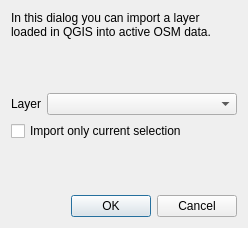
<ui version="4.0" >
 <class>OsmImportDlg</class>
 <widget class="QDialog" name="OsmImportDlg" >
  <property name="windowModality" >
   <enum>Qt::ApplicationModal</enum>
  </property>
  <property name="geometry" >
   <rect>
    <x>0</x>
    <y>0</y>
    <width>248</width>
    <height>228</height>
   </rect>
  </property>
  <property name="windowTitle" >
   <string>Import data to OSM</string>
  </property>
  <property name="modal" >
   <bool>true</bool>
  </property>
  <layout class="QVBoxLayout" >
   <item>
    <widget class="QLabel" name="label" >
     <property name="text" >
      <string>In this dialog you can import a layer loaded in QGIS into active OSM data.</string>
     </property>
     <property name="wordWrap" >
      <bool>true</bool>
     </property>
    </widget>
   </item>
   <item>
    <spacer>
     <property name="orientation" >
      <enum>Qt::Vertical</enum>
     </property>
     <property name="sizeHint" >
      <size>
       <width>20</width>
       <height>29</height>
      </size>
     </property>
    </spacer>
   </item>
   <item>
    <layout class="QHBoxLayout" >
     <item>
      <widget class="QLabel" name="label_2" >
       <property name="text" >
        <string>Layer</string>
       </property>
      </widget>
     </item>
     <item>
      <widget class="QComboBox" name="cboLayer" >
       <property name="sizePolicy" >
        <sizepolicy vsizetype="Fixed" hsizetype="Expanding" >
         <horstretch>0</horstretch>
         <verstretch>0</verstretch>
        </sizepolicy>
       </property>
      </widget>
     </item>
    </layout>
   </item>
   <item>
    <widget class="QCheckBox" name="chkOnlySelection" >
     <property name="text" >
      <string>Import only current selection</string>
     </property>
    </widget>
   </item>
   <item>
    <spacer>
     <property name="orientation" >
      <enum>Qt::Vertical</enum>
     </property>
     <property name="sizeHint" >
      <size>
       <width>20</width>
       <height>40</height>
      </size>
     </property>
    </spacer>
   </item>
   <item>
    <widget class="QDialogButtonBox" name="buttonBox" >
     <property name="orientation" >
      <enum>Qt::Horizontal</enum>
     </property>
     <property name="standardButtons" >
      <set>QDialogButtonBox::Cancel|QDialogButtonBox::NoButton|QDialogButtonBox::Ok</set>
     </property>
    </widget>
   </item>
  </layout>
 </widget>
 <tabstops>
  <tabstop>cboLayer</tabstop>
  <tabstop>chkOnlySelection</tabstop>
  <tabstop>buttonBox</tabstop>
 </tabstops>
 <resources/>
 <connections>
  <connection>
   <sender>buttonBox</sender>
   <signal>rejected()</signal>
   <receiver>OsmImportDlg</receiver>
   <slot>reject()</slot>
   <hints>
    <hint type="sourcelabel" >
     <x>238</x>
     <y>213</y>
    </hint>
    <hint type="destinationlabel" >
     <x>247</x>
     <y>227</y>
    </hint>
   </hints>
  </connection>
 </connections>
</ui>
